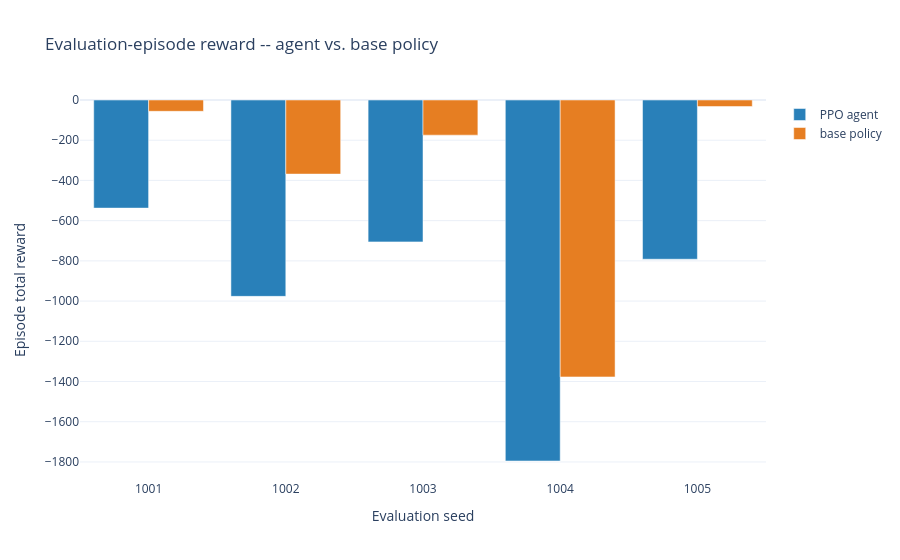

The code cell stored with this chart in its notebook:
### Code cell
import plotly.graph_objects as go

fig = go.Figure()
fig.add_trace(go.Bar(x=[str(s) for s in semillas_eval], y=df_reward["reward_agente"], name="PPO agent", marker_color="#2980b9"))
fig.add_trace(go.Bar(x=[str(s) for s in semillas_eval], y=df_reward["reward_base"], name="base policy", marker_color="#e67e22"))
fig.update_layout(
    title="Evaluation-episode reward -- agent vs. base policy",
    xaxis_title="Evaluation seed", yaxis_title="Episode total reward",
    barmode="group", template="plotly_white",
)
fig.write_html(OUT_DIR / "reward_por_semilla.html")
fig.show()

### Figure 1 — Plotly figure (JSON) as saved in the notebook; plotly's stock layout.template omitted (floating-point values rounded to 4 significant figures)
{"data": [{"marker": {"color": "#2980b9"}, "name": "PPO agent", "type": "bar", "x": ["1001", "1002", "1003", "1004", "1005"], "y": [-537.7, -976.6, -705.6, -1795.0, -791.8]}, {"marker": {"color": "#e67e22"}, "name": "base policy", "type": "bar", "x": ["1001", "1002", "1003", "1004", "1005"], "y": [-56.3, -368.5, -174.8, -1377.0, -32.45]}], "layout": {"barmode": "group", "title": {"text": "Evaluation-episode reward -- agent vs. base policy"}, "xaxis": {"title": {"text": "Evaluation seed"}}, "yaxis": {"title": {"text": "Episode total reward"}}}}
